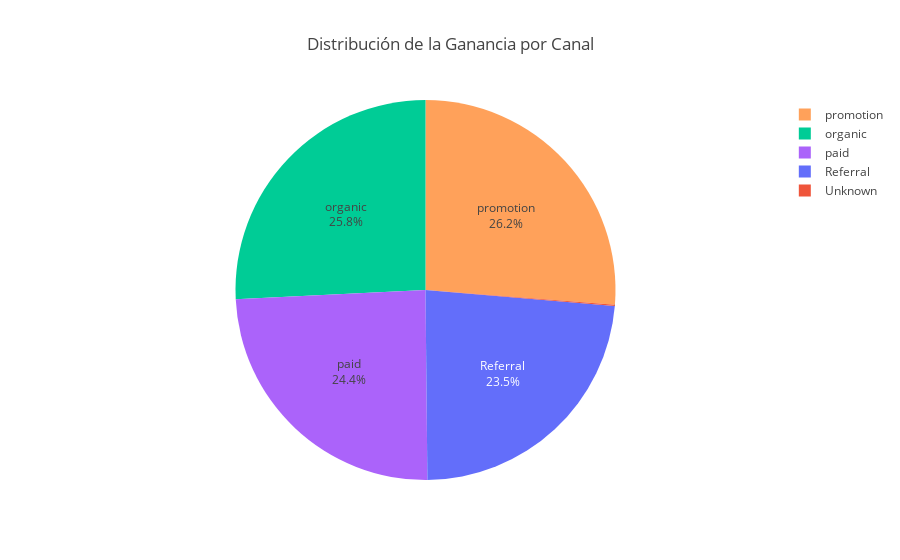

This figure's notebook cell:
### Code cell
#cálculo porcentaje de ganancia
porcentaje_ganancia = (
    df.groupby('channel')['revenue'].sum().reset_index(name='Ganancia')
)
porcentaje_ganancia['Porcentaje de Ganancia'] = 100 * porcentaje_ganancia['Ganancia'] / porcentaje_ganancia['Ganancia'].sum()

#gráfico pie de porcentaje de ganancia por tipo de campaña
fig = px.pie(
    porcentaje_ganancia,
    values='Porcentaje de Ganancia',
    names='channel',
    title='Distribución de la Ganancia por Canal',
    color='channel',
    color_discrete_map=colores_canales
)
fig.update_traces(textposition='inside', textinfo='percent+label')
fig.update_layout(title_text='Distribución de la Ganancia por Canal', title_x=0.5)
fig.show()

### Figure 1 — Plotly figure (JSON) as saved in the notebook; plotly's stock layout.template omitted (floating-point values rounded to 4 significant figures)
{"data": [{"customdata": [["Referral"], ["Unknown"], ["organic"], ["paid"], ["promotion"]], "domain": {"x": [0, 1], "y": [0, 1]}, "hovertemplate": "channel=%{customdata[0]}<br>Porcentaje de Ganancia=%{value}<extra></extra>", "labels": ["Referral", "Unknown", "organic", "paid", "promotion"], "legendgroup": "", "marker": {"colors": ["#636EFA", "#EF553B", "#00CC96", "#AB63FA", "#FFA15A"]}, "name": "", "showlegend": true, "textinfo": "percent+label", "textposition": "inside", "type": "pie", "values": [23.5, 0.09833, 25.77, 24.39, 26.24]}], "layout": {"legend": {"tracegroupgap": 0}, "title": {"text": "Distribución de la Ganancia por Canal", "x": 0.5}}}
